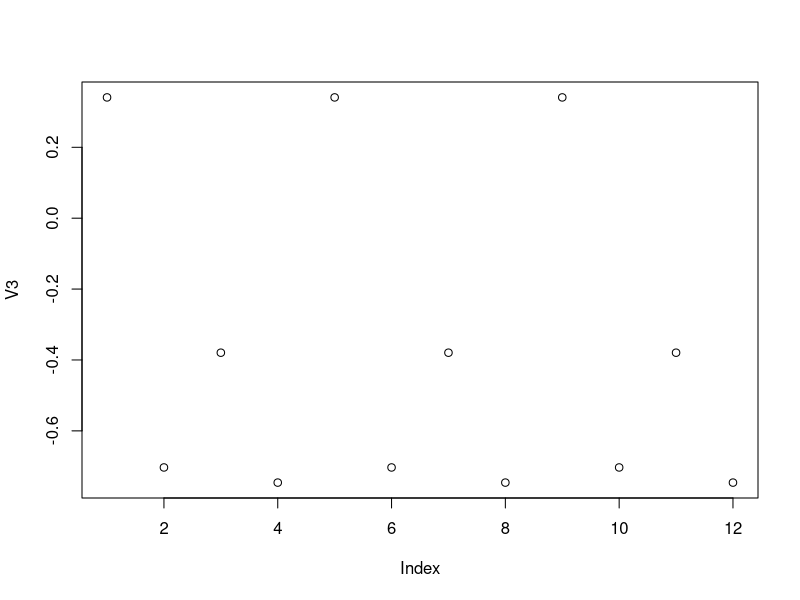
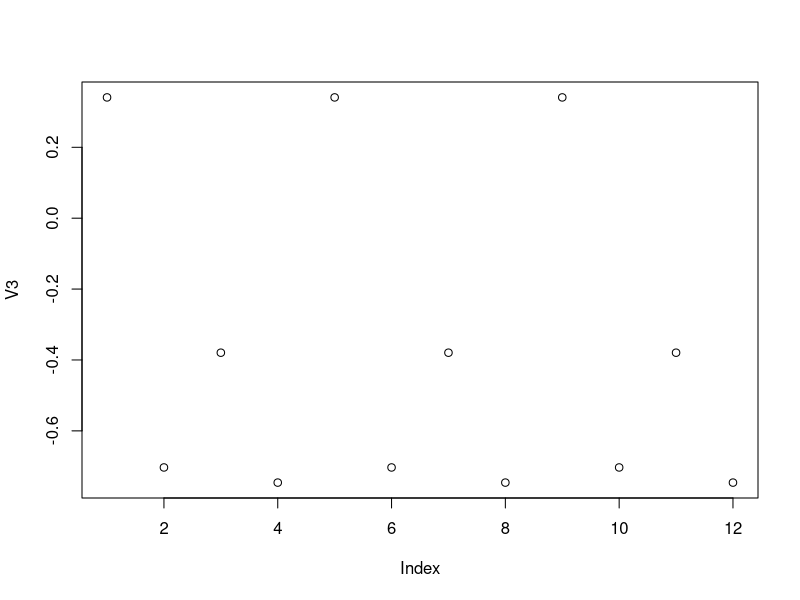

These charts were generated, in order, by the following R code:
rm(list = ls())
options(stringsAsFactors = FALSE)
library(data.table)
# set seed to an integer
set.seed(45L)

DT <- data.table(V1=c(1L,2L), V2=LETTERS[1:3], V3=round(rnorm(4),4), V4=1:12)

# GENERAL FORM: DT[i, j, by] subset rows using i, calculate j, group_by j

# =================================
# ROWS (i)
# =================================

# select third to fifth row
DT[3:5,]
# select 1st, 3rd, 5th rows
DT[c(1,3,5),]

# select rows that have column V2 == "A"
DT[V2 == "A", ]

# select rows that column V2 == A or V2 == C
DT[V2 %in% c("A", "C"),]

# =================================
# COLUMNS (J)
# =================================

# select a single column and return a vector
DT[,V2]
class(DT[,V2])

# same as above but do this as a data.table
# .() is an alias to a list.
DT[, .(V2)]

# return multiple columns
DT[, .(V2, V2)]

# return the sum of V1 as a vector
DT[, (sum(V1))]

# return the sum of the VA as a data.table
DT[, .(sum(V1))]

# aggregates for several columns
DT[, .(sum(V1), sd(V3))]

# same as the above but with new columns
DT[, .(aggregate = sum(V1), stan_dev = sd(V3))]

# columns get recycled if they are a different length
DT[, .(V1, sd(V3))]

# wrapping in curly braces allows multiple expressions
DT[,{print(V2) ;plot(V3); NULL}]

# same as above
DT[,{print(V2)
  plot(V3)
  NULL}]



























